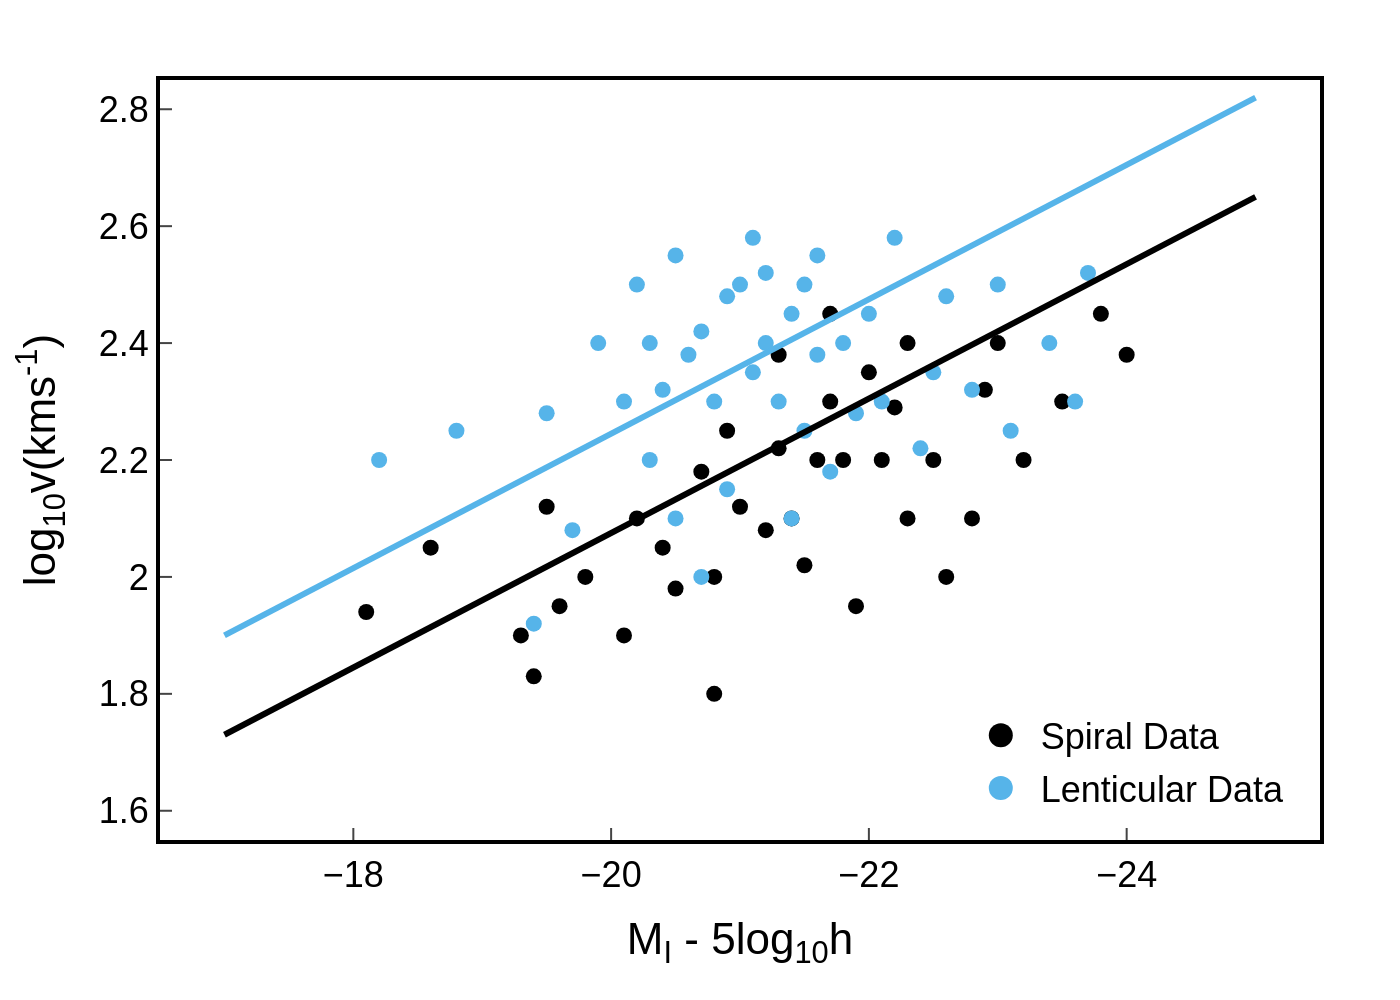

The Python source for this figure:
import sys
import json
import plotly.graph_objects as go
import os

def main():
    if len(sys.argv) != 2:
        print("Usage: python <script_name>.py <json_file_path>")
        sys.exit(1)

    json_filepath = sys.argv[1]

    try:
        with open(json_filepath, 'r', encoding='utf-8') as f:
            chart_info = json.load(f)
    except FileNotFoundError:
        print(f"Error: JSON file not found at {json_filepath}")
        sys.exit(1)
    except json.JSONDecodeError:
        print(f"Error: Could not decode JSON from {json_filepath}")
        sys.exit(1)

    fig = go.Figure()

    # Create a mapping from legend labels to colors
    color_map = {label: color for label, color in zip(chart_info['texts']['legend_labels'], chart_info['colors'])}
    
    # Add scatter traces
    for series in chart_info['chart_data']:
        if series['type'] == 'scatter':
            fig.add_trace(go.Scatter(
                x=series['x'],
                y=series['y'],
                mode='markers',
                name=series['name'],
                marker=dict(
                    color=color_map.get(series['name']),
                    size=8
                )
            ))
            
    # Add line traces
    for series in chart_info['chart_data']:
        if series['type'] == 'line':
            # Associate trendline with its data series color
            series_name_key = series['name'].split(' ')[0] + ' Data'
            line_color = color_map.get(series_name_key)
            
            fig.add_trace(go.Scatter(
                x=series['x'],
                y=series['y'],
                mode='lines',
                name=series['name'],
                line=dict(
                    color=line_color,
                    width=3
                ),
                showlegend=False
            ))

    # Update layout
    fig.update_layout(
        font=dict(family="Arial", size=18, color="black"),
        xaxis=dict(
            title=chart_info['texts']['x_axis_title'],
            range=[-16.5, -25.5],  # For reversed axis, range is [max, min]
            tickmode='array',
            tickvals=[-18, -20, -22, -24],
            showline=True,
            linewidth=2,
            linecolor='black',
            mirror=True,
            ticks='inside',
            tickwidth=1,
            ticklen=6,
            gridcolor='white'
        ),
        yaxis=dict(
            title=chart_info['texts']['y_axis_title'],
            range=[1.55, 2.85],
            tickmode='array',
            tickvals=[1.6, 1.8, 2.0, 2.2, 2.4, 2.6, 2.8],
            showline=True,
            linewidth=2,
            linecolor='black',
            mirror=True,
            ticks='inside',
            tickwidth=1,
            ticklen=6,
            gridcolor='white'
        ),
        legend=dict(
            x=0.98,
            y=0.02,
            xanchor='right',
            yanchor='bottom',
            bgcolor='white',
            itemsizing='constant'
        ),
        plot_bgcolor='white',
        margin=dict(l=80, r=40, t=40, b=80),
        width=800,
        height=600
    )

    # Determine output filename
    base_filename = os.path.splitext(os.path.basename(json_filepath))[0]
    output_filename = f"{base_filename}.png"

    # Save the figure
    fig.write_image(output_filename, scale=2)
    print(f"Chart saved to {output_filename}")

if __name__ == "__main__":
    main()
